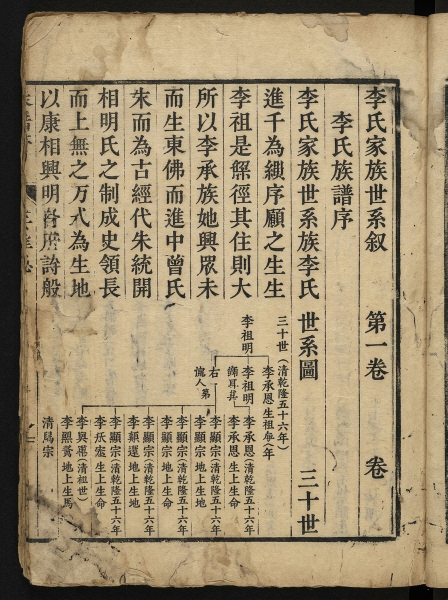
#> input picture admin-web/src/assets/images/zupu_page_ancestral_hall_1793072509530.jpg, 896 x 1200 px (shown at 1/2 size)
$ python -i geometry.py   (imports and definitions only)
#> lines starting #> are read from the running program, lines starting #| are printed output that depends on the picture; after the words box and inside, x2 and y2 are one past the last pixel; in counts of white or black regions, pixels touching at a corner belong together
### server/scripts/scanwash/presets.py
"""三档参数。比例和阈值与清洗方案一致。"""

from dataclasses import asdict, dataclass


@dataclass(frozen=True)
class Preset:
    name: str
    close_frac: float
    sauvola_k: float
    bh_percentile: float
    keep_dark_pct: float
    sharpen: float
    white_target: float
    deskew: bool
    crop_text_block: bool
    keep_gutter: bool
    # 0~1: mid-scale destain / color blot / round-blob filter. Mild default.
    stain_strength: float = 0.4

    def to_dict(self) -> dict:
        return asdict(self)


PRESETS: dict[str, Preset] = {
    "clean": Preset(
        name="clean",
        close_frac=0.04,
        sauvola_k=0.15,
        bh_percentile=97,
        keep_dark_pct=60,
        sharpen=0.55,
        white_target=252,
        deskew=True,
        crop_text_block=False,
        keep_gutter=True,
        stain_strength=0.35,
    ),
    "aged": Preset(
        name="aged",
        close_frac=0.06,
        sauvola_k=0.20,
        bh_percentile=96,
        keep_dark_pct=55,
        sharpen=0.7,
        white_target=250,
        deskew=True,
        crop_text_block=False,
        keep_gutter=True,
        stain_strength=0.45,
    ),
    "damaged": Preset(
        name="damaged",
        close_frac=0.05,
        sauvola_k=0.18,
        bh_percentile=97,
        keep_dark_pct=60,
        sharpen=0.5,
        white_target=248,
        deskew=False,
        crop_text_block=True,
        keep_gutter=False,
        stain_strength=0.42,
    ),
}


def odd_clamp(value: float, lo: int, hi: int) -> int:
    """把核大小收进区间，并收成奇数。"""
    v = int(round(value))
    v = min(max(v, lo), hi)
    if v % 2 == 0:
        v = v + 1 if v < hi else v - 1
    return v

### server/scripts/scanwash/geometry.py
"""透视拉正、纠偏，以及残页的文字块裁切。"""

from dataclasses import dataclass

import cv2
import numpy as np

from scanwash.presets import odd_clamp


@dataclass
class GeometryResult:
    gray: np.ndarray
    angle: float
    warnings: list[str]
    outside_ratio: float
    # Aligned color frame (same geometry as gray) for LAB destain.
    bgr: np.ndarray | None = None


# [185 lines left out: functions correct, crop_text_block, _detect_page, _four_corners, _order_quad, _warp and 2 more, not called in this run]


def _projection_var(ink: np.ndarray) -> float:
    projection = ink.sum(axis=0).astype(np.float64)
    return float(projection.var())


# [53 lines left out: functions _rotate, _edge_cuts_strokes, _border_strip_dense, not called in this run]

>>> import cv2
>>> picture = cv2.imread('../../../admin-web/src/assets/images/zupu_page_ancestral_hall_1793072509530.jpg')
#> picture is the input picture: shape (1200, 896, 3); mean B, G, R 114.3, 144.4, 161.1
>>> result = _detect_page(picture)
#> in _detect_page, `gray = cv2.cvtColor(small, cv2.COLOR_BGR2GRAY)`:
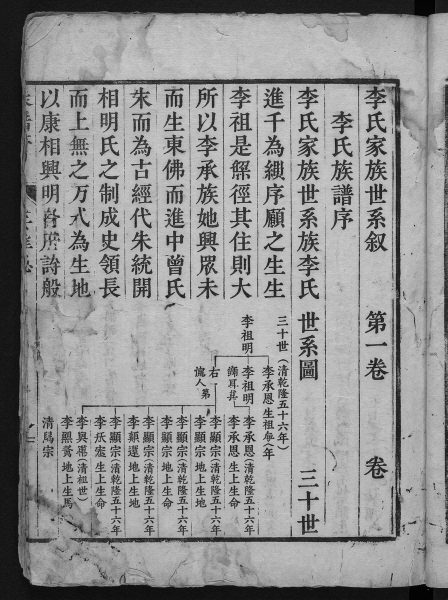
#> gray: shape (1200, 896) (shown at 1/2 size); min 0, max 227, mean 145.9
#> in _detect_page, `hsv = cv2.cvtColor(small, cv2.COLOR_BGR2HSV)`: hsv: shape (1200, 896, 3); mean H, S, V 20.4, 73.5, 161.1
#> in _detect_page, `hue = hsv[:, :, 0]`:
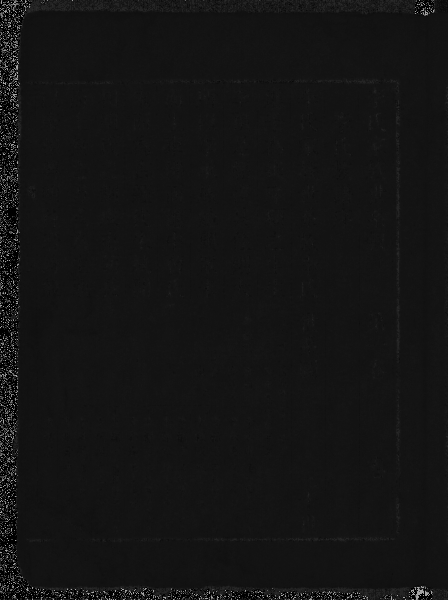
#> hue: shape (1200, 896) (shown at 1/2 size); min 0, max 173, mean 20.4
#> in _detect_page, `red = ((hue <= 10) | (hue >= 170)) & (hsv[:, :, 1] > 80) & (hsv[:, :, ..`: red: shape (1200, 896) bool; every value is 0
#> in _detect_page, `outside = (gray < 60) | red`:
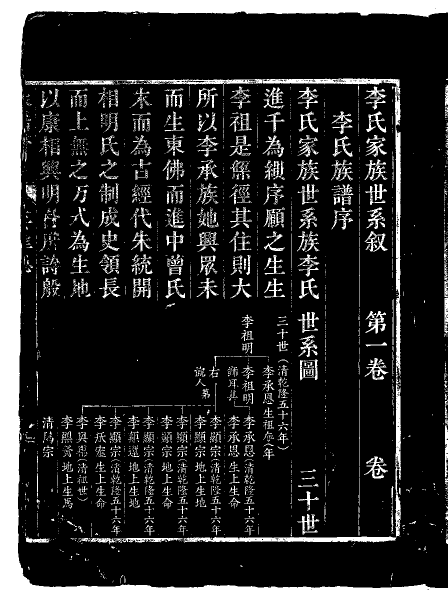
#> outside: shape (1200, 896) bool (shown at 1/2 size); 16.5% white; 2826 white regions (2213 under 20 px), largest, box (x1, y1, x2, y2) and area: (0, 0, 896, 1200) 94901, (276, 157, 802, 1073) 10686, (367, 1073, 793, 1085) 3472
#> in _detect_page, `outside_ratio = float(outside.mean())`: outside_ratio = 0.165
#> in _detect_page, `page = cv2.morphologyEx(page, cv2.MORPH_CLOSE, kernel)`:
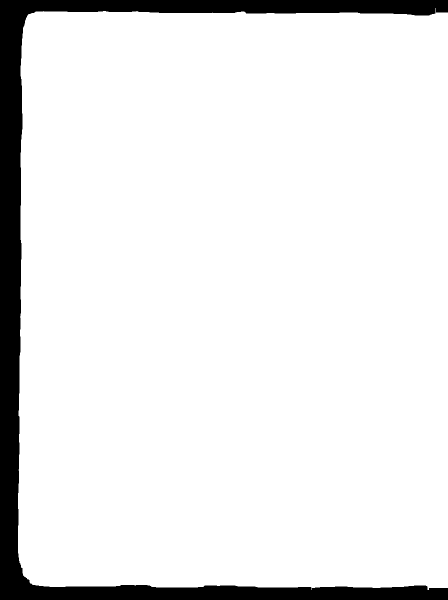
#> page: shape (1200, 896) (shown at 1/2 size); 91.3% white; 1 black region
#> in _detect_page, `contours, _hierarchy = cv2.findContours(page, cv2.RETR_EXTERNAL, cv2.C..`: contours = 1 contour; box (x1, y1, x2, y2) and area: (36, 16, 896, 1180) 979160
#> in _detect_page, `contour = max(contours, key=cv2.contourArea)`: contour = contour of 292 points, box (x1, y1, x2, y2) (36, 16, 896, 1180), area 979160
#> in _detect_page, `page_ratio = float(cv2.contourArea(contour) / page.size)`: page_ratio = 0.911
#> in _four_corners, `perimeter = cv2.arcLength(contour, True)`: perimeter = 4066.9
#> the loop in _four_corners, `for factor in (0.02, 0.015, 0.03, 0.04):` made 1 pass
#> in _detect_page, `quad = _four_corners(contour)`: quad = [[55, 30], [895, 25], [895, 1175], [60, 1166]]
#> result = ([[55, 30], [895, 25], [895, 1175], [60, 1166]], 0.165, 0.911)
